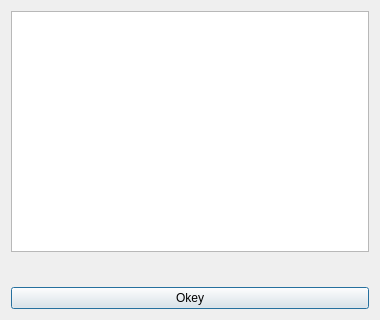
<?xml version="1.0" encoding="UTF-8"?>
<ui version="4.0">
 <class>Dialog</class>
 <widget class="QDialog" name="Dialog">
  <property name="geometry">
   <rect>
    <x>0</x>
    <y>0</y>
    <width>380</width>
    <height>320</height>
   </rect>
  </property>
  <property name="minimumSize">
   <size>
    <width>380</width>
    <height>320</height>
   </size>
  </property>
  <property name="windowTitle">
   <string>Languages</string>
  </property>
  <property name="windowIcon">
   <iconset resource="source.qrc">
    <normaloff>:/icons/img/ui-translator.png</normaloff>:/icons/img/ui-translator.png</iconset>
  </property>
  <layout class="QVBoxLayout" name="verticalLayout_3">
   <item>
    <layout class="QVBoxLayout" name="verticalLayout_2">
     <item>
      <layout class="QVBoxLayout" name="verticalLayout">
       <item>
        <widget class="QListWidget" name="listWidget_langs"/>
       </item>
       <item>
        <widget class="QLabel" name="label_langCode">
         <property name="font">
          <font>
           <family>MS Shell Dlg 2</family>
           <pointsize>15</pointsize>
          </font>
         </property>
         <property name="text">
          <string/>
         </property>
         <property name="alignment">
          <set>Qt::AlignCenter</set>
         </property>
        </widget>
       </item>
       <item>
        <widget class="QPushButton" name="pushButton_closeDialog">
         <property name="text">
          <string>Okey</string>
         </property>
        </widget>
       </item>
      </layout>
     </item>
    </layout>
   </item>
  </layout>
 </widget>
 <resources>
  <include location="source.qrc"/>
 </resources>
 <connections/>
</ui>
